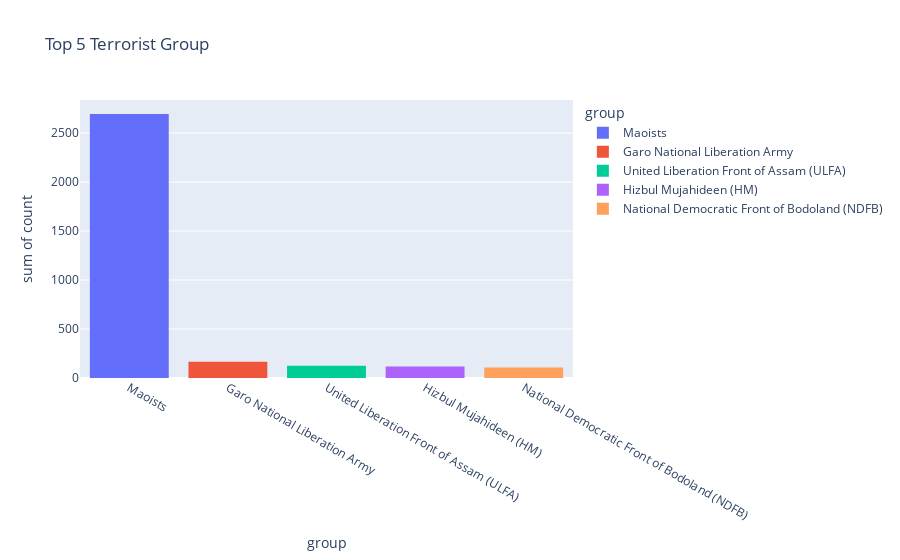

Notebook source saved alongside this figure:
### Code cell
dataset['Group'] = dataset['Group'].replace('Communist Party of India - Maoist (CPI-Maoist)','Maoists')
df1 = dataset.Group.value_counts()
df = pd.DataFrame({'group':df1.index , 'count':df1.values})
df.drop(df.index[5:] , axis = 0 , inplace=True)
fg2 = px.histogram(df , x = 'group' , y = 'count' , color='group' , title='Top 5 Terrorist Group')
fg2.show()

### Figure 1 — Plotly figure (JSON) as saved in the notebook; plotly's stock layout.template omitted (floating-point values rounded to 4 significant figures)
{"data": [{"alignmentgroup": "True", "bingroup": "x", "histfunc": "sum", "hovertemplate": "group=%{x}<br>sum of count=%{y}<extra></extra>", "legendgroup": "Maoists", "marker": {"color": "#636efa", "pattern": {"shape": ""}}, "name": "Maoists", "offsetgroup": "Maoists", "orientation": "v", "showlegend": true, "type": "histogram", "x": ["Maoists"], "xaxis": "x", "y": [2696], "yaxis": "y"}, {"alignmentgroup": "True", "bingroup": "x", "histfunc": "sum", "hovertemplate": "group=%{x}<br>sum of count=%{y}<extra></extra>", "legendgroup": "Garo National Liberation Army", "marker": {"color": "#EF553B", "pattern": {"shape": ""}}, "name": "Garo National Liberation Army", "offsetgroup": "Garo National Liberation Army", "orientation": "v", "showlegend": true, "type": "histogram", "x": ["Garo National Liberation Army"], "xaxis": "x", "y": [166], "yaxis": "y"}, {"alignmentgroup": "True", "bingroup": "x", "histfunc": "sum", "hovertemplate": "group=%{x}<br>sum of count=%{y}<extra></extra>", "legendgroup": "United Liberation Front of Assam (ULFA)", "marker": {"color": "#00cc96", "pattern": {"shape": ""}}, "name": "United Liberation Front of Assam (ULFA)", "offsetgroup": "United Liberation Front of Assam (ULFA)", "orientation": "v", "showlegend": true, "type": "histogram", "x": ["United Liberation Front of Assam (ULFA)"], "xaxis": "x", "y": [124], "yaxis": "y"}, {"alignmentgroup": "True", "bingroup": "x", "histfunc": "sum", "hovertemplate": "group=%{x}<br>sum of count=%{y}<extra></extra>", "legendgroup": "Hizbul Mujahideen (HM)", "marker": {"color": "#ab63fa", "pattern": {"shape": ""}}, "name": "Hizbul Mujahideen (HM)", "offsetgroup": "Hizbul Mujahideen (HM)", "orientation": "v", "showlegend": true, "type": "histogram", "x": ["Hizbul Mujahideen (HM)"], "xaxis": "x", "y": [118], "yaxis": "y"}, {"alignmentgroup": "True", "bingroup": "x", "histfunc": "sum", "hovertemplate": "group=%{x}<br>sum of count=%{y}<extra></extra>", "legendgroup": "National Democratic Front of Bodoland (NDFB)", "marker": {"color": "#FFA15A", "pattern": {"shape": ""}}, "name": "National Democratic Front of Bodoland (NDFB)", "offsetgroup": "National Democratic Front of Bodoland (NDFB)", "orientation": "v", "showlegend": true, "type": "histogram", "x": ["National Democratic Front of Bodoland (NDFB)"], "xaxis": "x", "y": [107], "yaxis": "y"}], "layout": {"barmode": "relative", "legend": {"title": {"text": "group"}, "tracegroupgap": 0}, "title": {"text": "Top 5 Terrorist Group"}, "xaxis": {"anchor": "y", "categoryarray": ["Maoists", "Garo National Liberation Army", "United Liberation Front of Assam (ULFA)", "Hizbul Mujahideen (HM)", "National Democratic Front of Bodoland (NDFB)"], "categoryorder": "array", "domain": [0, 1], "title": {"text": "group"}}, "yaxis": {"anchor": "x", "domain": [0, 1], "title": {"text": "sum of count"}}}}
